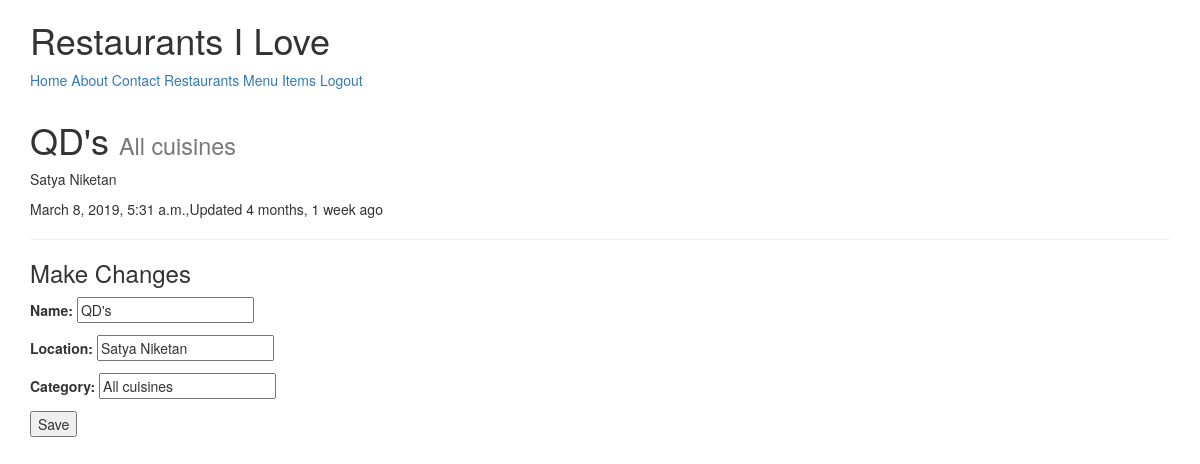
Screenshot of /restaurants/qds/ (signed in) with the database file from the repository.
### restaurants/models.py (models this page shows, shortened)
class RestaurantLocation(models.Model):
    owner=models.ForeignKey(User)
    name=models.CharField(max_length=120)
    location=models.CharField(max_length=120,null=True,blank=True)
    category=models.CharField(max_length=120,null=True,blank=True)
    timestamp=models.DateTimeField(auto_now_add=True)
    updated=models.DateTimeField(auto_now=True)
    slug=models.SlugField(null=True,blank=True)
    objects=RestaurantLocationManager()
    @property
    def title(self):
        return self.name

### restaurants/views.py (the view)
# urls.py: url(r'^restaurants/(?P<slug>[\w-]+)/$', RestaurantDetailUpdateView.as_view(),name='restaurant-detail-update'),
class RestaurantDetailUpdateView(LoginRequiredMixin,UpdateView):
    form_class=RestaurantLocationCreateForm
    template_name="restaurant_detail_update.html"
    def get_queryset(self):
        return RestaurantLocation.objects.filter(owner=self.request.user)

### restaurants/forms.py (shortened to what this page needs)
class RestaurantLocationCreateForm(forms.ModelForm):
    class Meta:
         model=RestaurantLocation
         fields=[
                'name',
                'location',
                'category',
                ]

### restaurants/models.py (called while the page is built)
    def get_queryset(self):
        return RestaurantLocationQuerySet(self.model,using=self._db)

### templates/restaurant_detail_update.html
{% extends "base.html" %}
{% block content %}
<h1>{{form.instance.title}} <small>{{form.instance.category}}</small></h1>
<p>{{form.instance.location}}</p>
<p>{{form.instance.timestamp}},Updated {{form.instance.updated|timesince}} ago</p>
<hr/>
<h3> Make Changes </h3>
{% include "snippets/form-snippet.html" with form=form %}
{% endblock content %}

### templates/snippets/form-snippet.html (shortened to what this page needs)
<form method='POST'> {% csrf_token %}
  {{ form.as_p }}
  <button type='submit'>Save</button>
  </form>

### rows the page displays
RestaurantLocation: instance "QD's", instance.category "All cuisines", instance.location "Satya Niketan", instance.timestamp "March 8, 2019, 5:31 a.m.", instance.updated "4 months, 1 week", name "QD's", location "Satya Niketan", category "All cuisines"
